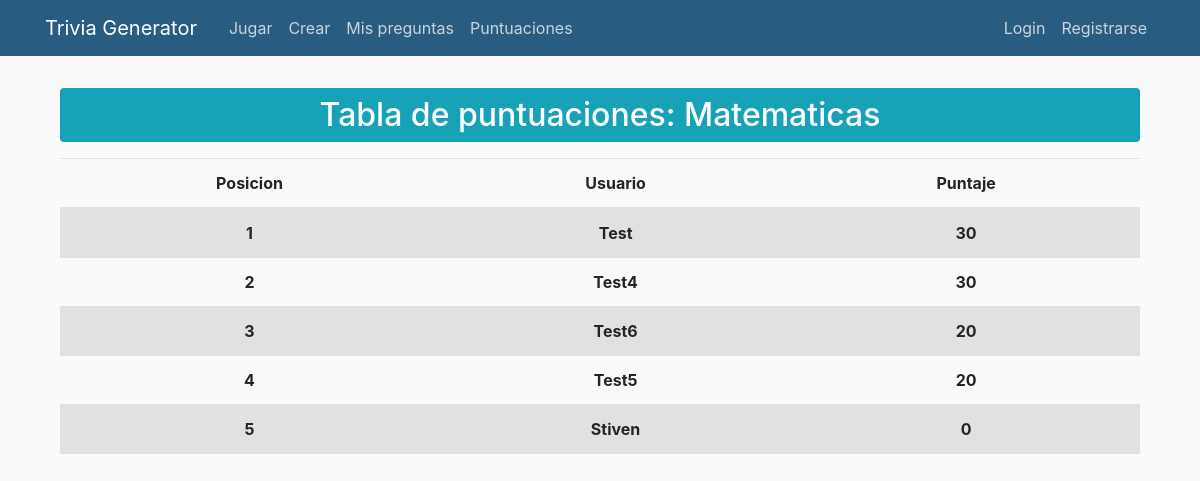
/tablero/1, run on an earlier commit of the app's database.
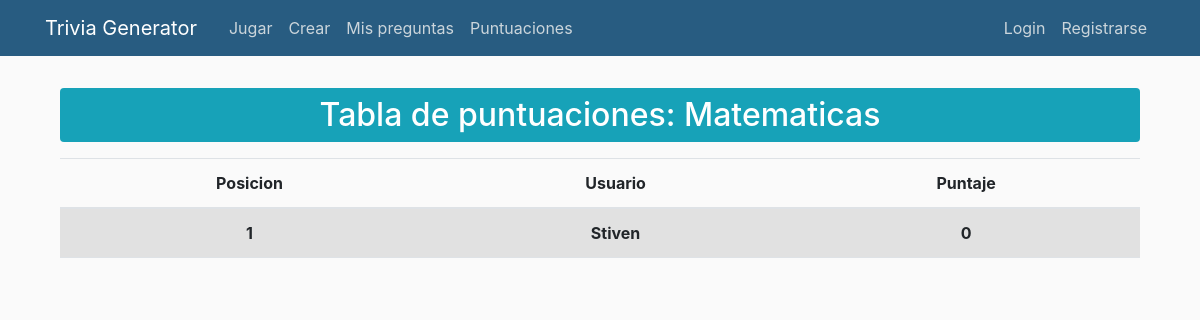
And on a later commit of the database.
### TGApp/models.py (models this page shows, shortened)
class Trivia(models.Model):
    autor = models.ForeignKey(User, on_delete=models.CASCADE, null=True)
    id = models.AutoField(primary_key=True)
    nombre = models.CharField(max_length=100)
    Tipo = models.CharField(max_length=100)
    def __str__(self):
        return self.Tipo

class UsuarioTrivia(models.Model):
    usuario = models.ForeignKey(User, on_delete=models.CASCADE)
    puntajeTotal = models.DecimalField(verbose_name='Puntaje Total', default=0, decimal_places=0, max_digits=10)
    trivia = models.ForeignKey(Trivia, on_delete=models.CASCADE, null=False)

### TGApp/views.py (the view)
# urls.py: path('tablero/<int:trivia_id>', views.tablero, name='tablero'),
def tablero(request, trivia_id):
    trivia = Trivia.objects.get(id=trivia_id)
    total_usuarios_quiz = UsuarioTrivia.objects.filter(trivia=trivia).order_by('-puntajeTotal')
    contador = total_usuarios_quiz.count()
    context = {
        'trivia':trivia,
        'usuario_quiz':total_usuarios_quiz[:10],
        'contar_user':contador
    }
    return render(request, 'jugar/tablero.html', context)

### TGApp/templates/jugar/tablero.html
{% extends "TGApp/base.html" %}
{% block contenido %}
{% if contar_user == 0 %}
	<div class="container">
		<div class="mt-2 p-3 bg-background text-body rounded">
			<h2 class="text-center">
				No hay puntuaciones registradas.
			</h2>
		</div>
	</div>
{% else %}
	<div class="container">
		<h2 class="mb-3 p-2 text-center bg-info text-white rounded">
			Tabla de puntuaciones: {{ trivia }}
		</h2>
		<table class="table table-striped table-bodered">
			<thead>
				<tr class="text-center">
					<th>Posicion</th>
					<th>Usuario</th>
					<th>Puntaje</th>
				</tr>
			</thead>
			<tbody>
				{% for user_quiz in usuario_quiz %}
					<tr class="text-center">
						<th>{{forloop.counter}}</th>
						<th>{{user_quiz.usuario.username}}</th>
						<th>{{user_quiz.puntajeTotal}}</th>
					</tr>
				{% endfor %}
			</tbody>
		</table>
	</div>
{% endif %}
{% endblock %}

### TGApp/templates/TGApp/base.html (shortened to what this page needs)
{% load static %}
<!DOCTYPE html>
<html>
<head>
    <link href="https://cdn.jsdelivr.net/npm/bootstrap@5.1.3/dist/css/bootstrap.min.css" rel="stylesheet">
    <link rel="stylesheet" href="https://stackpath.bootstrapcdn.com/bootstrap/4.5.0/css/bootstrap.min.css">
    <link rel="stylesheet" type="text/css" href="{% static 'TGApp/main.css' %}">
</head>
<body>
    <header class="site-header">
      <nav class="navbar navbar-expand-md navbar-dark bg-steel fixed-top">
        <div class="container">
          <a class="navbar-brand mr-4" href="{% url 'inicio' %}">Trivia Generator</a>
          <div class="collapse navbar-collapse" id="navbarToggle">
            <div class="navbar-nav mr-auto">
              <a class="nav-item nav-link" href="{% url 'jugar' %}">Jugar</a>
              <a class="nav-item nav-link" href="{% url 'crear' %}">Crear</a>
              <a class="nav-item nav-link" href="{% url 'preguntas' %}">Mis preguntas</a>
              <a class="nav-item nav-link" href="{% url 'puntuaciones' %}">Puntuaciones</a>
            </div>
            {% if user.is_authenticated %}
              <div class="navbar-nav">
                <a class="nav-item nav-link" >Hola {{ request.user }}</a>
                <a class="nav-item nav-link" href="{% url 'logout' %}">Salir</a>
              </div>
            {% else %}
              <div class="navbar-nav">
                <a class="nav-item nav-link" href="{% url 'login' %}">Login</a>
                <a class="nav-item nav-link" href="{% url 'registrar' %}">Registrarse</a>
              </div>
            {% endif %}
          </div>
        </div>
      </nav>
    </header>
    <div class="container">
      <div class="row">
        <div class="col-12 mt-2">
          {% block contenido %}  {% endblock %}
        </div>
      </div>
    </div>
  </body>
</html>

### TGApp/static/TGApp/main.css (style rules this page uses)
body { background: #fafafa; margin-top: 5rem; }
h1, h2, h3, h4, h5, h6 { color: #444444; }
.bg-steel { background-color: #285c81; }
.site-header .navbar-nav .nav-link { color: #cbd5db; }

What changed in the data, as far as the page shows it:
removed UsuarioTrivia: usuario.username "Test", puntajeTotal "30"
removed UsuarioTrivia: usuario.username "Test4", puntajeTotal "30"
removed UsuarioTrivia: usuario.username "Test6", puntajeTotal "20"
removed UsuarioTrivia: usuario.username "Test5", puntajeTotal "20"
